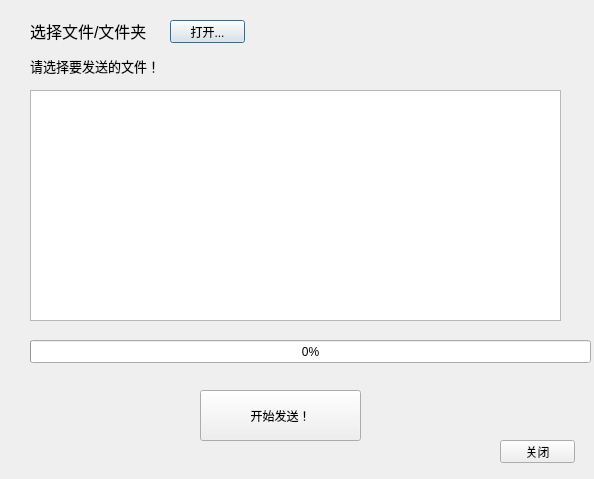
<?xml version="1.0" encoding="UTF-8"?>
<ui version="4.0">
 <class>Server</class>
 <widget class="QDialog" name="Server">
  <property name="geometry">
   <rect>
    <x>0</x>
    <y>0</y>
    <width>594</width>
    <height>479</height>
   </rect>
  </property>
  <property name="windowTitle">
   <string>发送</string>
  </property>
  <widget class="QLabel" name="sStatusLbl">
   <property name="geometry">
    <rect>
     <x>30</x>
     <y>40</y>
     <width>521</width>
     <height>51</height>
    </rect>
   </property>
   <property name="font">
    <font>
     <pointsize>10</pointsize>
    </font>
   </property>
   <property name="text">
    <string>请选择要发送的文件！</string>
   </property>
  </widget>
  <widget class="QPushButton" name="sOpenBtn">
   <property name="geometry">
    <rect>
     <x>170</x>
     <y>20</y>
     <width>75</width>
     <height>23</height>
    </rect>
   </property>
   <property name="text">
    <string>打开...</string>
   </property>
  </widget>
  <widget class="QPushButton" name="sSendBtn">
   <property name="geometry">
    <rect>
     <x>200</x>
     <y>390</y>
     <width>161</width>
     <height>51</height>
    </rect>
   </property>
   <property name="text">
    <string>开始发送！</string>
   </property>
  </widget>
  <widget class="QPushButton" name="sCloseBtn">
   <property name="geometry">
    <rect>
     <x>500</x>
     <y>440</y>
     <width>75</width>
     <height>23</height>
    </rect>
   </property>
   <property name="text">
    <string>关闭</string>
   </property>
  </widget>
  <widget class="QLabel" name="label_2">
   <property name="geometry">
    <rect>
     <x>30</x>
     <y>20</y>
     <width>131</width>
     <height>21</height>
    </rect>
   </property>
   <property name="font">
    <font>
     <pointsize>12</pointsize>
    </font>
   </property>
   <property name="text">
    <string>选择文件/文件夹</string>
   </property>
  </widget>
  <widget class="QListWidget" name="listWidget">
   <property name="geometry">
    <rect>
     <x>30</x>
     <y>90</y>
     <width>531</width>
     <height>231</height>
    </rect>
   </property>
  </widget>
  <widget class="QProgressBar" name="progressBar">
   <property name="geometry">
    <rect>
     <x>30</x>
     <y>340</y>
     <width>561</width>
     <height>23</height>
    </rect>
   </property>
   <property name="value">
    <number>0</number>
   </property>
  </widget>
 </widget>
 <resources/>
 <connections/>
</ui>
